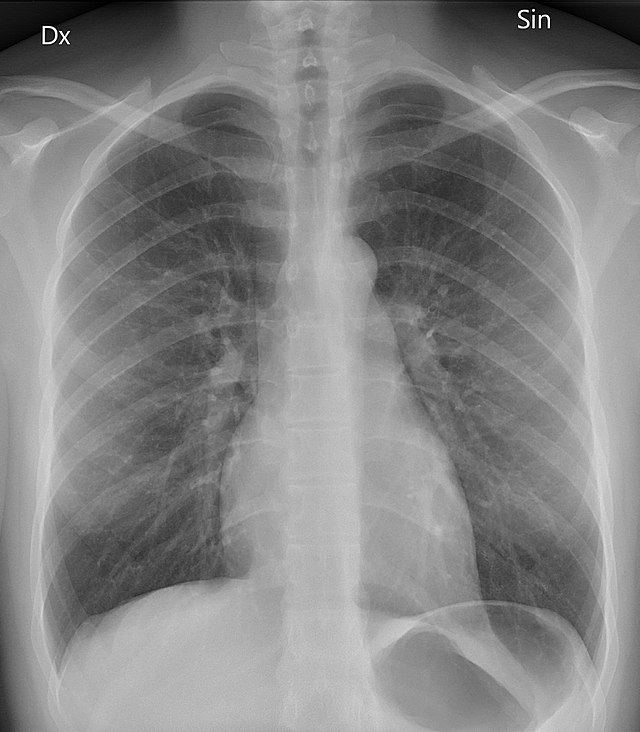
#> input picture 1. Assignment 1 - Point Operations, Histogram Processing, and Pixel Resolution/Images/Section 2/med1.jpg, 640 x 732 px, given in place of moon.tif, which was not available; the run also reads 1 picture not shown here
$ python section2.py
#> lines starting #> are read from the running program, lines starting #| are printed output that depends on the picture; pictures that were not available may be replaced by others from this repository, and a replacement may not be noted
### 1. Assignment 1 - Point Operations, Histogram Processing, and Pixel Resolution/visualize.py
# ⚠️⚠️⚠️ Only used cv2.cvtColor for imshow()
from utils import compute_norm_cdf, compute_histogram, get_r_range
import os
import matplotlib.pyplot as plt
import numpy as np
import cv2
import matplotlib

matplotlib.use("Agg")


def compute_mse(img_a, img_b):
    a = img_a.astype(np.float64)
    b = img_b.astype(np.float64)
    return float(np.mean((a - b) ** 2))


# ---------------------------------------------------
# Secttion 0
# ---------------------------------------------------


# [104 lines left out: functions plot_result_s0, print_metrics_table_s1, plot_metrics_bar_s1, not called in this run]


# ---------------------------------------------------
# Secttion 2
# ---------------------------------------------------


def plot_transform_s2(
    original,
    transformed,
    curve_r,
    curve_s,
    title,
    subtitles=("Original", "Enhanced"),
    save_path=None,
    cmap="gray",
):
    fig, axes = plt.subplots(1, 3, figsize=(14, 4))
    fig.suptitle(title, fontsize=13, fontweight="bold")

    def _show(ax, im, t):
        if im.ndim == 3:
            ax.imshow(cv2.cvtColor(im, cv2.COLOR_BGR2RGB))
        else:
            ax.imshow(im, cmap=cmap, vmin=0, vmax=255)
        ax.set_title(t, fontsize=10)
        ax.axis("off")

    _show(axes[0], original, subtitles[0])
    _show(axes[1], transformed, subtitles[1])

    axes[2].plot(curve_r, curve_s, "b-", linewidth=2)
    axes[2].plot([0, 255], [0, 255], "k--", linewidth=1, alpha=0.4)
    axes[2].set_xlabel("Input intensity r", fontsize=10)
    axes[2].set_ylabel("Output intensity s", fontsize=10)
    axes[2].set_title("Transformation Curve  s = T(r)", fontsize=10)
    axes[2].set_xlim(0, 255)
    axes[2].set_ylim(0, 255)
    axes[2].grid(True, linestyle="--", alpha=0.5)

    plt.tight_layout()
    if save_path:
        plt.savefig(save_path, dpi=130, bbox_inches="tight")
        print(f"  Saved {save_path}")
    plt.close()


def plot_gamma_curves_family_s2(r_range):
    # Explanation figure: family of gamma curves
    fig, ax = plt.subplots(figsize=(7, 5))
    gammas = [0.1, 0.25, 0.5, 1.0, 2.0, 4.0, 10.0]
    cmap_lines = plt.cm.coolwarm(np.linspace(0, 1, len(gammas)))
    for g, col in zip(gammas, cmap_lines):
        s = 255.0 * np.power(r_range / 255.0, g)
        ax.plot(r_range, s, color=col, linewidth=1.8, label=f"γ={g}")
    ax.plot([0, 255], [0, 255], "k--", linewidth=1.2, alpha=0.5, label="γ=1 (identity)")
    ax.fill_between(
        r_range,
        r_range,
        255 * np.power(r_range / 255.0, 0.5),
        alpha=0.08,
        color="blue",
        label="Brightening region (γ<1)",
    )
    ax.fill_between(
        r_range,
        r_range,
        255 * np.power(r_range / 255.0, 2.0),
        alpha=0.08,
        color="red",
        label="Darkening region (γ>1)",
    )
    ax.set_xlabel("Input r", fontsize=11)
    ax.set_ylabel("Output s", fontsize=11)
    ax.set_title(
        "Power-Law (Gamma) Family of Curves\n"
        "γ<1 expands dark regions; γ>1 compresses them",
        fontsize=11,
    )
    ax.legend(fontsize=8, ncol=2)
    ax.set_xlim(0, 255)
    ax.set_ylim(0, 255)
    ax.grid(True, linestyle="--", alpha=0.4)
    plt.tight_layout()
    plt.savefig("output/section2/gamma_curves_family.png", dpi=130)
    plt.close()
    print("  Saved output/section2/gamma_curves_family.png")


def plot_piecewise_linear_stretching_s2(gray, enhanced, r_range):
    r_breakpoints = [0, 85, 170, 255]
    s_breakpoints = [0, 30, 220, 255]
    s = np.zeros(256)
    for seg in range(len(r_breakpoints) - 1):
        r0, r1 = r_breakpoints[seg], r_breakpoints[seg + 1]
        s0, s1 = s_breakpoints[seg], s_breakpoints[seg + 1]
        slope = (s1 - s0) / (r1 - r0)
        mask = (r_range >= r0) & (r_range <= r1)
        s[mask] = s0 + slope * (r_range[mask] - r0)

    fig, axes = plt.subplots(1, 3, figsize=(14, 4))
    fig.suptitle("Piecewise-Linear Contrast Stretching (low contrast.jpg)", fontsize=12)
    axes[0].imshow(gray, cmap="gray", vmin=0, vmax=255)
    axes[0].set_title("Original")
    axes[0].axis("off")
    axes[1].imshow(enhanced, cmap="gray", vmin=0, vmax=255)
    axes[1].set_title("Enhanced")
    axes[1].axis("off")

    for i in range(len(r_breakpoints) - 1):
        axes[2].plot(
            r_breakpoints[i : i + 2], s_breakpoints[i : i + 2], "b-o", linewidth=2
        )
    axes[2].plot([0, 255], [0, 255], "k--", alpha=0.4)
    colors_seg = ["#e74c3c", "#3498db", "#2ecc71"]
    seg_labels = [
        "Seg 1: compress shadows\n[0,85]->[0,30]",
        "Seg 2: stretch mid-tones\n[85,170]->[30,220]",
        "Seg 3: clip highlights\n[170,255]->[220,255]",
    ]
    for i, (r0, r1, s0, s1) in enumerate(
        zip(
            r_breakpoints[:-1], r_breakpoints[1:], s_breakpoints[:-1], s_breakpoints[1:]
        )
    ):
        axes[2].fill_betweenx(
            [s0, s1], [r0, r1], alpha=0.15, color=colors_seg[i], label=seg_labels[i]
        )
    axes[2].set_xlabel("Input r")
    axes[2].set_ylabel("Output s")
    axes[2].set_title("Transformation s = T(r)")
    axes[2].legend(fontsize=7)
    axes[2].grid(True, linestyle="--", alpha=0.4)
    axes[2].set_xlim(0, 255)
    axes[2].set_ylim(0, 255)
    plt.tight_layout()
    plt.savefig("output/section2/piecewise_linear.png", dpi=130, bbox_inches="tight")
    plt.close()
    print("  Saved output/section2/piecewise_linear.png")


def plot_all_bitplanes_s2(bitplanes):
    fig, axes = plt.subplots(2, 4, figsize=(14, 7))
    fig.suptitle("Bit-Plane Slicing - einstein.jpg", fontsize=13)
    for k in range(8):
        ax = axes[k // 4][k % 4]
        ax.imshow(bitplanes[k] * 255, cmap="gray", vmin=0, vmax=255)
        ax.set_title(
            f"Bit-plane {k}  ({'MSB' if k == 7 else 'LSB' if k == 0 else ''})",
            fontsize=9,
        )
        ax.axis("off")
    plt.tight_layout()
    plt.savefig("output/section2/bitplanes_all.png", dpi=130, bbox_inches="tight")
    plt.close()
    print("  Saved output/section2/bitplanes_all.png")


def plot_bitplane_reconstruction_comparison_s2(
    img_gray, bitplanes, recon_msb, recon_lsb, mse_msb, mse_lsb
):
    # Changed from (1, 4) to (1, 3) and adjusted figsize width from 16 to 12
    fig2, axes2 = plt.subplots(1, 3, figsize=(12, 5))
    fig2.suptitle("Bit-Plane Reconstruction - einstein.jpg", fontsize=13)

    for ax, im, title in zip(
        axes2,
        [img_gray, recon_msb, recon_lsb],  # Removed recon_lsb_vis
        [
            "Original",
            f"Top 4 MSBs (planes 7-4)\nMSE={mse_msb:.2f}",
            # Removed the 4th title
            f"Bottom 4 LSBs (planes 3-0)\nMSE={mse_lsb:.2f}",
        ],
    ):
        ax.imshow(im, cmap="gray", vmin=0, vmax=255)
        ax.set_title(title, fontsize=9)
        ax.axis("off")

    plt.tight_layout()
    plt.savefig(
        "output/section2/bitplane_reconstruction.png", dpi=130, bbox_inches="tight"
    )
    plt.close()
    print("  Saved output/section2/bitplane_reconstruction.png")

    # ------ Visualise significance of each plane ------
    mse_vals = []
    psnr_vals = []
    labels = []
    for top_k in range(1, 9):  # use top top_k planes (from MSB downward)
        recon = np.zeros_like(img_gray, dtype=np.uint8)
        for k in range(8 - top_k, 8):
            recon = recon + (bitplanes[k] * (2**k)).astype(np.uint8)
        mse_v = compute_mse(img_gray, recon)

        if mse_v > 0:
            psnr_v = 10 * np.log10(255**2 / mse_v)
        else:
            psnr_v = 100.0  # Capped value for drawing the bar

        mse_vals.append(mse_v)
        psnr_vals.append(psnr_v)
        labels.append(f"Top {top_k}")

    fig3, ax3 = plt.subplots(figsize=(8, 4))
    ax3.bar(labels, psnr_vals, color="steelblue", edgecolor="black", linewidth=0.5)
    ax3.set_xlabel("Number of top MSBs used")
    ax3.set_ylabel("PSNR (dB)")
    ax3.set_title("Reconstruction Quality vs. Number of MSBs (einstein.jpg)")
    ax3.grid(axis="y", linestyle="--", alpha=0.5)

    for i, v in enumerate(psnr_vals):
        if np.isfinite(v):
            ax3.text(i, v + 0.3, f"{v:.1f}", ha="center", fontsize=8)

    plt.tight_layout()
    plt.savefig("output/section2/bitplane_psnr.png", dpi=130)
    plt.close()
    print("  Saved output/section2/bitplane_psnr.png")


# ---------------------------------------------------
# Secttion 3
# ---------------------------------------------------


# [403 lines left out: functions plot_histogram_and_cdf_s3, plot_histogram_comparison_s3, plot_histogram_equalization_s3, plot_zoomed_patch_comparison_s3, plot_rgb_histogram_matching_results_s4, plot_gray_histogram_matching_results_s4 and 3 more, not called in this run]

### 1. Assignment 1 - Point Operations, Histogram Processing, and Pixel Resolution/utils.py
import numpy as np


def get_r_range():
    return np.arange(256, dtype=np.float64)


def compute_mse(img_a, img_b):
    a = img_a.astype(np.float64)
    b = img_b.astype(np.float64)
    return float(np.mean((a - b) ** 2))


# [17 lines left out: function compute_psnr, not called in this run]


def to_gray(img):
    if img.ndim == 2:
        return img.astype(np.uint8)
    r = img[:, :, 2].astype(np.float64)
    g = img[:, :, 1].astype(np.float64)
    b = img[:, :, 0].astype(np.float64)

    #    Apply the standard Luminance Formula to calculate grayscale.
    #    Why aren't the weights equal (e.g., 33% each)?
    #    Because human eyes do not perceive all colors with the same brightness.
    #    Our eyes are highly sensitive to Green (so it gets the biggest weight, ~59%),
    #    moderately sensitive to Red (~30%), and poorly sensitive to Blue (~11%).
    gray = 0.299 * r + 0.587 * g + 0.114 * b
    return np.clip(gray, 0, 255).astype(np.uint8)


# [25 lines left out: functions compute_histogram, compute_norm_cdf, not called in this run]

### 1. Assignment 1 - Point Operations, Histogram Processing, and Pixel Resolution/section2.py
from utils import get_r_range, compute_mse, to_gray
from visualize import (
    plot_transform_s2,
    plot_gamma_curves_family_s2,
    plot_piecewise_linear_stretching_s2,
    plot_all_bitplanes_s2,
    plot_bitplane_reconstruction_comparison_s2,
)
import os
import matplotlib.pyplot as plt
import numpy as np
import cv2
import matplotlib

matplotlib.use("Agg")

os.makedirs("output/section2", exist_ok=True)


def apply_negative(img):
    # s = L - 1 - r
    # L - 1 = (2 ^ 8 - 1) = 256 - 1 = 255
    return (255 - img.astype(np.int32)).clip(0, 255).astype(np.uint8)


def run_negative():
    print("\n[2.1a] Image Negative")

    # --- Grayscale ---
    moon = cv2.imread("Images/Section 2/moon.tif", cv2.IMREAD_UNCHANGED)
#> moon is the input picture: shape (732, 640); min 0, max 255, mean 132.3
    neg_moon = apply_negative(moon)
    r_range = get_r_range()
    plot_transform_s2(
        moon,
        neg_moon,
        r_range,
        255 - r_range,
        "Image Negative  s = L - 1 - r  (Grayscale: moon.tif)",
        subtitles=("Original (moon)", "Negative"),
        save_path="output/section2/negative_moon.png",
    )

    # --- Color ---
    peppers = cv2.imread("Images/Section 2/peppers.png")
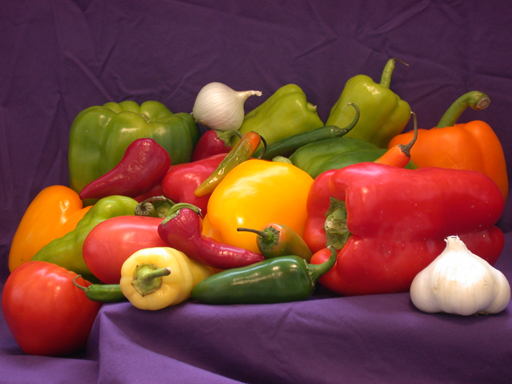
#> input picture 1. Assignment 1 - Point Operations, Histogram Processing, and Pixel Resolution/Images/Section 2/peppers.png, 512 x 384 px
#> peppers is the input picture: shape (384, 512, 3); mean B, G, R 57.6, 66.4, 120.8
    neg_peppers = apply_negative(peppers)
    plot_transform_s2(
        peppers,
        neg_peppers,
        r_range,
        255 - r_range,
        "Image Negative  s = L - 1 - r  (Color: peppers.png)",
        subtitles=("Original (peppers)", "Negative"),
        save_path="output/section2/negative_peppers.png",
    )
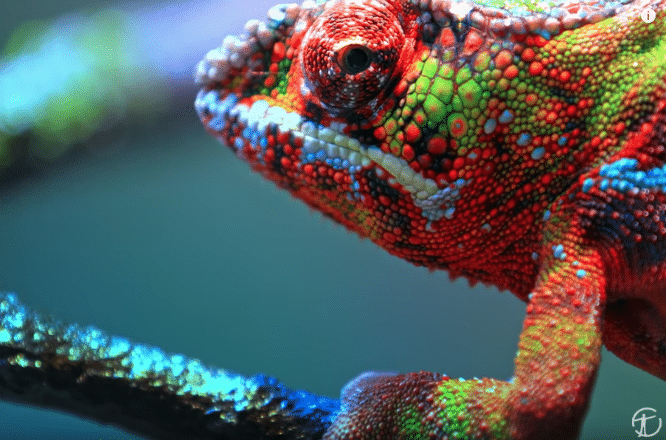
#> input picture 1. Assignment 1 - Point Operations, Histogram Processing, and Pixel Resolution/Images/Section 2/2.png, 666 x 440 px
#> in run_log_transform, img is the input picture: shape (440, 666, 3); mean B, G, R 93.2, 92.8, 85.1


def apply_log(img_gray, c=None):
    # s = c * log(1 + r)
    # c normalised so that r=255 maps to s=255:
    # c = 255 / log(256)
#> called with c = 45.99
    r = img_gray.astype(np.float64)
    # log1p(r) = log(1+r), numerically stable / avoid precision loss
    s = c * np.log1p(r)
    return np.clip(s, 0, 255).astype(np.uint8)


def run_log_transform():
    print("\n[2.1b] Logarithmic Transformation")

    #  high dynamic range image (Fourier spectrum image)
    img = cv2.imread("Images/Section 2/2.png")
    img_gray = to_gray(img)

    c = 255.0 / np.log(256.0)
    transformed = apply_log(img_gray, c)

    r_range = get_r_range()
    s = np.clip(c * np.log1p(r_range), 0, 255)

    plot_transform_s2(
        img_gray,
        transformed,
        r_range,
        s,
        f"Logarithmic Transform  s = c·log(1+r),  c = {c:.2f}  (2.png)",
        subtitles=("Original", "Log-transformed"),
        save_path="output/section2/log_transform.png",
    )


def apply_gamma(img_gray, gamma):
    # s = 255 * (r / 255) ^ gamma
    # gamma < 1 -> brightens dark(under-exposed) images
    # gamma > 1 -> darkens bright(over-exposed) images
    # cause r is normalized c is not used.

    r_norm = img_gray.astype(np.float64) / 255.0
    s_norm = np.power(r_norm, gamma)
    s_norm = np.clip(s_norm * 255.0, 0, 255).astype(np.uint8)
    return s_norm


def run_gamma_correction():
    print("\n[2.1c] Power-Law (Gamma) Correction")

    # Under-exposed (dark) image -> gamma < 1 brightens it
    under_exposed_image = cv2.imread("Images/Section 2/trees.tif", cv2.IMREAD_UNCHANGED)
    under_exposed_gray = to_gray(under_exposed_image)

    # Over-exposed (washed-out) image -> gamma > 1 darkens it
    over_exposed_image = cv2.imread("Images/Section 2/low contrast.jpg")
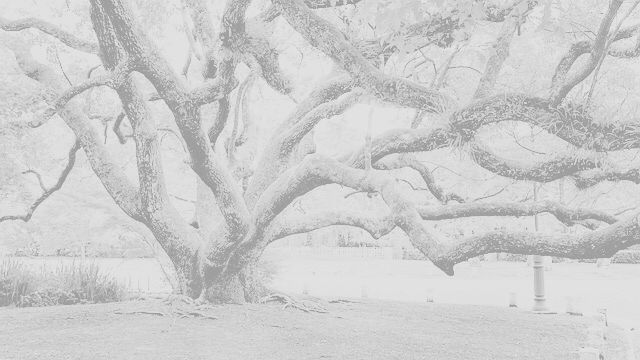
#> input picture 1. Assignment 1 - Point Operations, Histogram Processing, and Pixel Resolution/Images/Section 2/low contrast.jpg, 640 x 360 px
#> over_exposed_image is the input picture: shape (360, 640, 3); min 135, max 249, mean 205.4
    if over_exposed_image.ndim == 3:
        over_exposed_gray = to_gray(over_exposed_image)
    else:
        over_exposed_gray = over_exposed_image

    r_range = get_r_range()

    test_cases = [
        (
            under_exposed_gray,
            0.40,
            "gamma=0.40",
            "gamma_under_exposed",
            "Under-exposed (trees.tif)  gamma=0.40 < 1 -> brightens",
        ),
        (
            under_exposed_gray,
            0.25,
            "gamma=0.25",
            "gamma_under_exposed_025",
            "Under-exposed (trees.tif)  gamma=0.25 < 1 -> brightens strongly",
        ),
        (
            over_exposed_gray,
            2.50,
            "gamma=2.50",
            "gamma_over_exposed",
            "Over-exposed (low contrast.jpg)  gamma=2.50 > 1 -> darkens",
        ),
        (
            over_exposed_gray,
            1.80,
            "gamma=1.80",
            "gamma_over_exposed_180",
            "Over-exposed (low contrast.jpg)  gamma=1.80 > 1 -> darkens moderately",
        ),
    ]

    for img_gray, gamma_val, plt_lable, fname, title in test_cases:
        gamma_corrected_image = apply_gamma(img_gray, gamma_val)
        s_curve = np.clip(255.0 * np.power(r_range / 255.0, gamma_val), 0, 255)
        plot_transform_s2(
            img_gray,
            gamma_corrected_image,
            r_range,
            s_curve,
            f"Gamma Correction  s = 255·(r/255)^γ  - {title}",
            subtitles=("Original", f"Gamma-corrected ({plt_lable})"),
            save_path=f"output/section2/{fname}.png",
        )
#> this loop made 4 passes
#> (gamma_val, plt_lable, fname) on passes 1 to 4: (0.4, 'gamma=0.40', 'gamma_under_exposed'), (0.25, 'gamma=0.25', 'gamma_under_exposed_025'), (2.5, 'gamma=2.50', 'gamma_over_exposed'), (1.8, 'gamma=1.80', 'gamma_over_exposed_180')
#> (printed output is left out)
#> pass 1, in apply_gamma, `s_norm = np.power(r_norm, gamma)`:
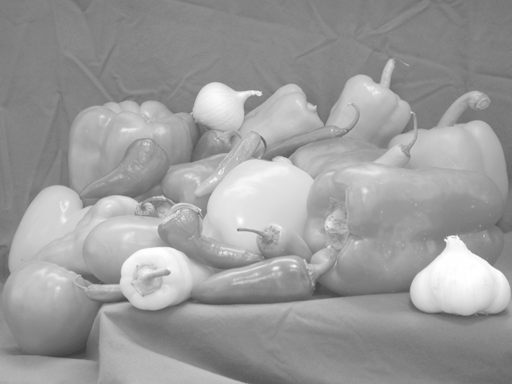
#> s_norm: shape (384, 512) float64; min 0.237, max 1, mean 0.611
#> pass 1, in plot_transform_s2 (call 4), `plt.savefig(save_path, dpi=130, bbox_inches="tight")`:
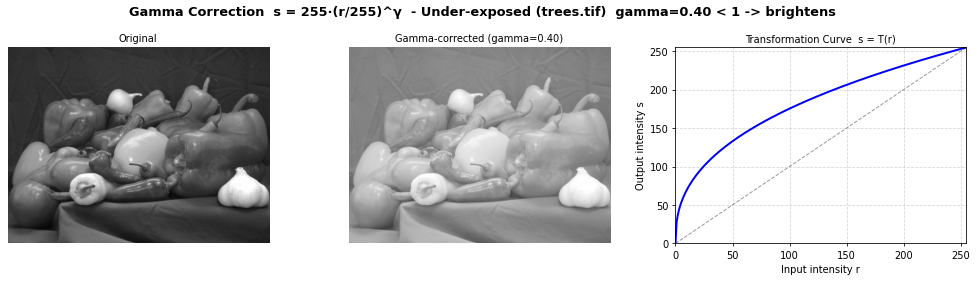
#> figure drawn by matplotlib, 3 panels; panel 3: curve peaks at x = 255, y = 255

    plot_gamma_curves_family_s2(r_range)


def apply_piecewise_linear(img_gray):
    # Piecewise-Linear Contrast Stretching with 3 segments:
    # Segment 1  [0,   85) -> maps to [0,  30)   (compress deep shadows)
    # Segment 2  [85, 170) -> maps to [30, 220)  (stretch mid-tones)
    # Segment 3  [170, 255] -> maps to [220, 255] (clip highlights slightly)

    # Define break-points: (r_in, s_out) pairs including (0,0) and (255,255)
    r_breakpoints = [0, 85, 170, 255]
    s_breakpoints = [0, 30, 220, 255]

    t_arr = np.zeros(256, dtype=np.float64)
    for idx in range(len(r_breakpoints) - 1):
        r0, r1 = r_breakpoints[idx], r_breakpoints[idx + 1]
        s0, s1 = s_breakpoints[idx], s_breakpoints[idx + 1]
        slope = (s1 - s0) / (r1 - r0)
        for r in range(r0, r1 + 1):
            t_arr[r] = s0 + slope * (r - r0)

    t_arr = np.clip(t_arr, 0, 255).astype(np.uint8)
    return t_arr[img_gray]
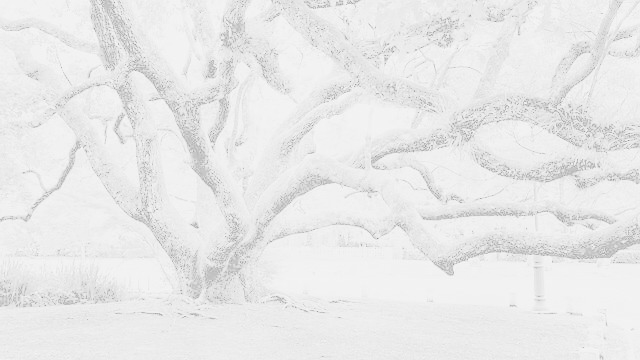
#> returned value: shape (360, 640); min 141, max 252, mean 232.8


def run_piecewise_linear():
    print("\n[2.1d] Piecewise-Linear Contrast Stretching")

    low_con = cv2.imread("Images/Section 2/low contrast.jpg")
    img_gray = to_gray(low_con)
    enhanced = apply_piecewise_linear(img_gray)

    r_range = get_r_range()
    plot_piecewise_linear_stretching_s2(img_gray, enhanced, r_range)
#> in plot_piecewise_linear_stretching_s2, `plt.savefig("output/section2/piecewise_linear.png", dpi=130, bbox_inch..`:
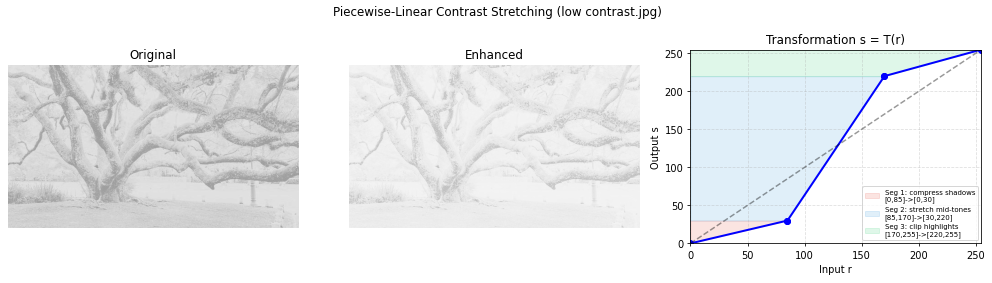
#> figure drawn by matplotlib, 3 panels


def extract_bitplanes(img_gray):
    # >> Right‑shift
    bitplanes = [(img_gray >> k) & 1 for k in range(8)]
    return bitplanes


def run_bitplane_slicing():
    print("\n[2.2] Bit-Plane Slicing")

    path = "Images/Section 2/einstein.jpg"
    img = cv2.imread(path, cv2.IMREAD_UNCHANGED)
#> (the rest of the program and of its run is left out)
